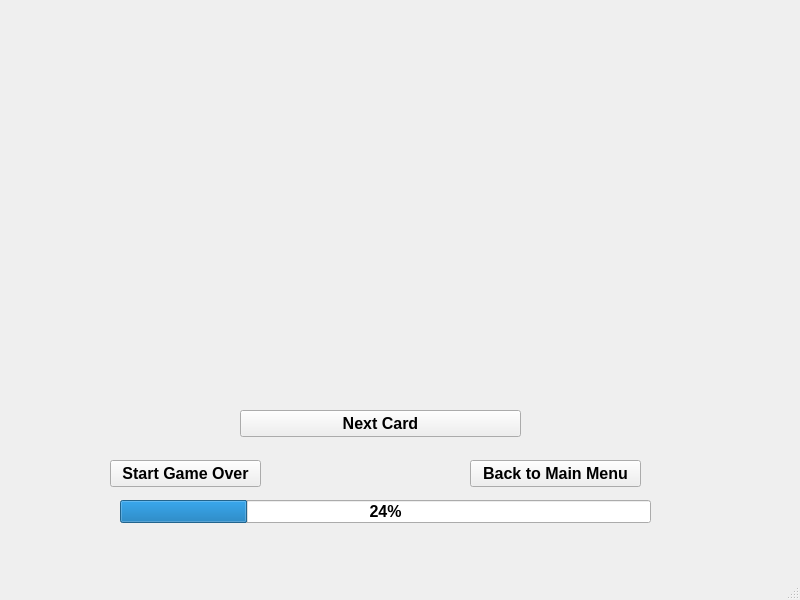
<?xml version="1.0" encoding="UTF-8"?>
<ui version="4.0">
 <class>IngameMainWindow</class>
 <widget class="QMainWindow" name="IngameMainWindow">
  <property name="geometry">
   <rect>
    <x>0</x>
    <y>0</y>
    <width>800</width>
    <height>600</height>
   </rect>
  </property>
  <property name="font">
   <font>
    <pointsize>12</pointsize>
    <weight>75</weight>
    <italic>false</italic>
    <bold>true</bold>
   </font>
  </property>
  <property name="focusPolicy">
   <enum>Qt::ClickFocus</enum>
  </property>
  <property name="windowTitle">
   <string>MainWindow</string>
  </property>
  <widget class="QWidget" name="centralwidget">
   <widget class="QPushButton" name="startgameoverButton">
    <property name="geometry">
     <rect>
      <x>110</x>
      <y>460</y>
      <width>151</width>
      <height>27</height>
     </rect>
    </property>
    <property name="font">
     <font>
      <family>Ubuntu</family>
     </font>
    </property>
    <property name="toolTip">
     <string>&lt;html&gt;&lt;head/&gt;&lt;body&gt;&lt;p&gt;Resets the cards and restarts the game&lt;/p&gt;&lt;/body&gt;&lt;/html&gt;</string>
    </property>
    <property name="text">
     <string>Start Game Over</string>
    </property>
   </widget>
   <widget class="QPushButton" name="backtoMainMenuButton_">
    <property name="geometry">
     <rect>
      <x>470</x>
      <y>460</y>
      <width>171</width>
      <height>27</height>
     </rect>
    </property>
    <property name="focusPolicy">
     <enum>Qt::TabFocus</enum>
    </property>
    <property name="toolTip">
     <string>&lt;html&gt;&lt;head/&gt;&lt;body&gt;&lt;p&gt;Exits out of the game.&lt;/p&gt;&lt;/body&gt;&lt;/html&gt;</string>
    </property>
    <property name="text">
     <string>Back to Main Menu</string>
    </property>
   </widget>
   <widget class="QProgressBar" name="progressBar">
    <property name="geometry">
     <rect>
      <x>120</x>
      <y>500</y>
      <width>531</width>
      <height>23</height>
     </rect>
    </property>
    <property name="cursor">
     <cursorShape>IBeamCursor</cursorShape>
    </property>
    <property name="toolTip">
     <string>&lt;html&gt;&lt;head/&gt;&lt;body&gt;&lt;p&gt;Indicates the amount of black cards already used in the game.&lt;/p&gt;&lt;/body&gt;&lt;/html&gt;</string>
    </property>
    <property name="whatsThis">
     <string>&lt;html&gt;&lt;head/&gt;&lt;body&gt;&lt;p&gt;&lt;br/&gt;&lt;/p&gt;&lt;/body&gt;&lt;/html&gt;</string>
    </property>
    <property name="value">
     <number>24</number>
    </property>
   </widget>
   <widget class="QPushButton" name="nextcardButton">
    <property name="geometry">
     <rect>
      <x>240</x>
      <y>410</y>
      <width>281</width>
      <height>27</height>
     </rect>
    </property>
    <property name="text">
     <string>Next Card</string>
    </property>
   </widget>
  </widget>
  <widget class="QMenuBar" name="menubar">
   <property name="geometry">
    <rect>
     <x>0</x>
     <y>0</y>
     <width>800</width>
     <height>26</height>
    </rect>
   </property>
  </widget>
  <widget class="QStatusBar" name="statusbar"/>
 </widget>
 <resources/>
 <connections/>
</ui>
